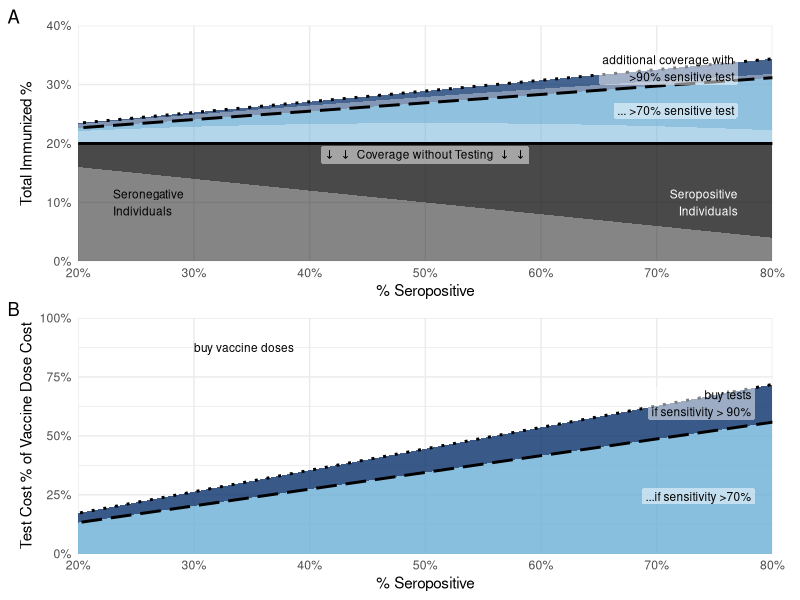

Generate this figure with R:

suppressPackageStartupMessages({
  require(data.table)
  require(ggplot2)
  require(patchwork)
})

.args <- if (interactive()) c(
  "main.png"
) else commandArgs(trailingOnly = TRUE)

PPDmul <- function(TNR, TPR, seropos) TNR + seropos*(1+TPR-TNR)

ref <- data.table(seropos = seq(0,1,by=0.01))

covaxcoverage <- .2

refspec <- .99

ref[, notest_sp := covaxcoverage*seropos ]
ref[, notest_sn := covaxcoverage*(1-seropos) ]
ref[, test70_sp := notest_sp*(PPDmul(refspec, .7, seropos) - 1) ]
ref[, test70_sn := notest_sn*(PPDmul(refspec, .7, seropos) - 1) ]
ref[, test90_sp := notest_sp*(PPDmul(refspec, .9, seropos)-1) - test70_sp ]
ref[, test90_sn := notest_sn*(PPDmul(refspec, .9, seropos)-1) - test70_sn ]

ref.mlt <- melt.data.table(
  ref,
  id.vars = "seropos"
)[, c("scenario", "serostatus") := tstrsplit(variable, "_")]

ref.mlt[,
  ord := 2*c("notest"=2,"test70"=1,"test90"=0)[scenario]+c(sp=0, sn=1)[serostatus]
]

ref[, costlim70 := PPDmul(refspec, .7, seropos) - 1 ]
ref[, costlim90 := PPDmul(refspec, .9, seropos) - 1 ]

lblsize <- 3
lnsize <- 1

p.coverage <- ggplot(ref.mlt) +
  aes(seropos, value, group = ord, alpha = serostatus, fill = scenario) +
  geom_area() +
  coord_cartesian(xlim = c(0.2, 0.8), ylim = c(0, 0.4), expand = FALSE) +
  scale_alpha_manual(
    values = c("sn"=.5, "sp"=.75),
    guide = "none"
  ) +
  scale_fill_manual(
    values = c(notest="grey5", test70=blues9[5], test90=blues9[9]),
    guide = "none"
  ) +
  geom_line(aes(seropos, y=covaxcoverage, linetype = "notest"), ref, inherit.aes = FALSE, show.legend = F, size = lnsize) +
  geom_line(aes(seropos, y=(costlim70+1)*covaxcoverage, linetype = "test70"), ref, inherit.aes = FALSE, show.legend = F, size = lnsize) +
  geom_line(aes(seropos, y=(costlim90+1)*covaxcoverage, linetype = "test90"), ref, inherit.aes = FALSE, show.legend = F, size = lnsize) +
  annotate(
    "label",
    x=0.5, y= covaxcoverage * .90,
    label = expression(symbol('\257')*"  "*symbol('\257')*'  Coverage without Testing  '*symbol('\257')*"  "*symbol('\257')),
    label.size = 0, fill = alpha(c("white"), 0.5),
    size = lblsize
  ) +
  annotate(
    "label",
    x = (0.8-0.2)*.95 + 0.2, y = (PPDmul(refspec, .7, 0.8)*covaxcoverage + covaxcoverage)/2,
    label = '... >70% sensitive test',
    hjust = "right",
    label.size = 0, fill = alpha(c("white"), 0.5),
    size = lblsize
  ) +
  annotate(
    "label",
    x = (0.8-0.2)*.95 + 0.2,
    y = (PPDmul(refspec, .9, 0.8)+PPDmul(refspec, .7, 0.8))*covaxcoverage/2,
    label = 'additional coverage with\n >90% sensitive test',
    hjust = "right",
    label.size = 0, fill = alpha(c("white"), 0.5),
    size = lblsize
  ) +
  annotate(
    "text",
    x = (0.8-0.2)*.05 + .2,
    y = covaxcoverage/2,
    label = 'Seronegative\nIndividuals',
    hjust = "left",
    color = "black",
    size = lblsize
  ) +
  annotate(
    "text",
    x = (0.8-0.2)*.95 + .2,
    y = covaxcoverage/2,
    label = 'Seropositive\nIndividuals',
    hjust = "right",
    color = "white",
    size = lblsize
  ) +
  scale_y_continuous("Total Immunized %", breaks = seq(0,0.5,0.1), minor_breaks = NULL, labels = function(b) sprintf("%i%%", as.integer(b*100))) +
  scale_x_continuous("% Seropositive", minor_breaks = NULL, labels = function(b) sprintf("%i%%", as.integer(b*100))) +
  scale_linetype_manual(
    values = c(notest="solid", test70="longdash", test90="dotted")
  ) +
  theme_minimal() +
  theme(
    plot.margin = margin(r = 1, unit = "line")
  )

p.cost <- ggplot(ref) +
  aes(seropos) +
  geom_blank(aes(linetype = "notest")) +
  geom_ribbon(aes(ymin=0, ymax=costlim70), fill = alpha(blues9[5], .8), show.legend = F) +
  geom_ribbon(aes(ymin=costlim70, ymax=costlim90), fill = alpha(blues9[9], .8), show.legend = F) +
  geom_line(aes(y=costlim70, linetype = "test70"), size = lnsize) +
  geom_line(aes(y=costlim90, linetype = "test90"), size = lnsize) +
  annotate(
    "label",
    x = (0.8-0.2)*.975 + .2,
    y = (PPDmul(refspec, .7, .6) - 1)/3*2,
    label = '...if sensitivity >70%',
    hjust = "right",
    label.size = 0, fill = alpha(c("white"), 0.5),
    vjust = "top",
    size = lblsize
  ) +
  annotate(
    "label",
    x = (0.8-0.2)*.975 + .2,
    y = (PPDmul(refspec, .7, .8) + PPDmul(refspec, .9, .8) - 2)/2,
    label = 'buy tests\nif sensitivity > 90%',
    hjust = "right",
    label.size = 0, fill = alpha(c("white"), 0.5),
    size = lblsize
  ) +
  annotate(
    "text",
    x = .3,
    y = .75+.125,
    label = 'buy vaccine doses',
    hjust = "left",
    size = lblsize
  ) +
  coord_cartesian(xlim = c(0.2, 0.8), ylim = c(0, 1), expand = FALSE) +
  scale_x_continuous("% Seropositive", minor_breaks = NULL, labels = function(b) sprintf("%i%%", as.integer(b*100))) +
  scale_y_continuous("Test Cost % of Vaccine Dose Cost", labels = function(b) sprintf("%i%%", as.integer(b*100))) +
  scale_linetype_manual(
    "Test Performance",
    breaks = c("notest", "test70", "test90"),
    labels = c(
      "notest"="(No Test)",
      "test70"="70% Sensitivity",
      "test90"="90% Sensitivity"
    ),
    values = c("solid", "longdash", "dotted"),
    guide = "none"
  ) +
  theme_minimal() +
  theme(
    plot.margin = margin(r = 1, unit = "line")
  )

res.p <- p.coverage / p.cost +
  plot_annotation(tag_levels = "A") +
  plot_layout(guides = "collect")

ggsave(tail(.args, 1), res.p, height = 7.5, width = 4, dpi = 600)
